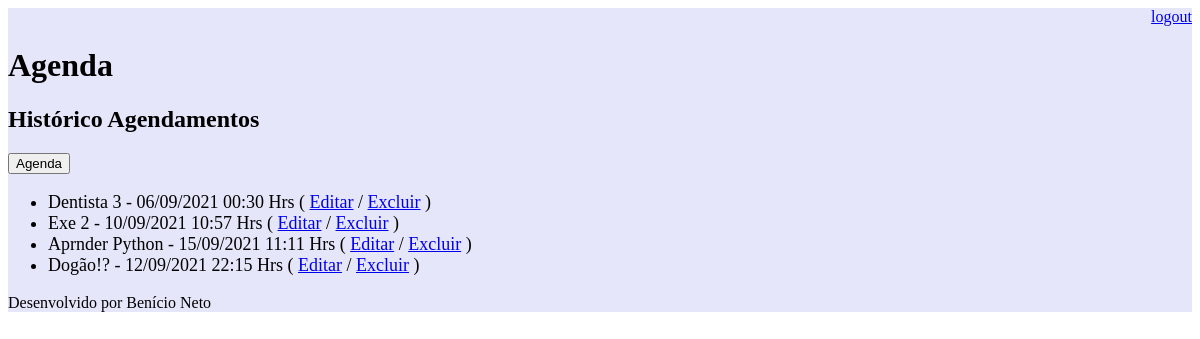
The page /historico-agenda/ (signed in) on the database as committed earlier.
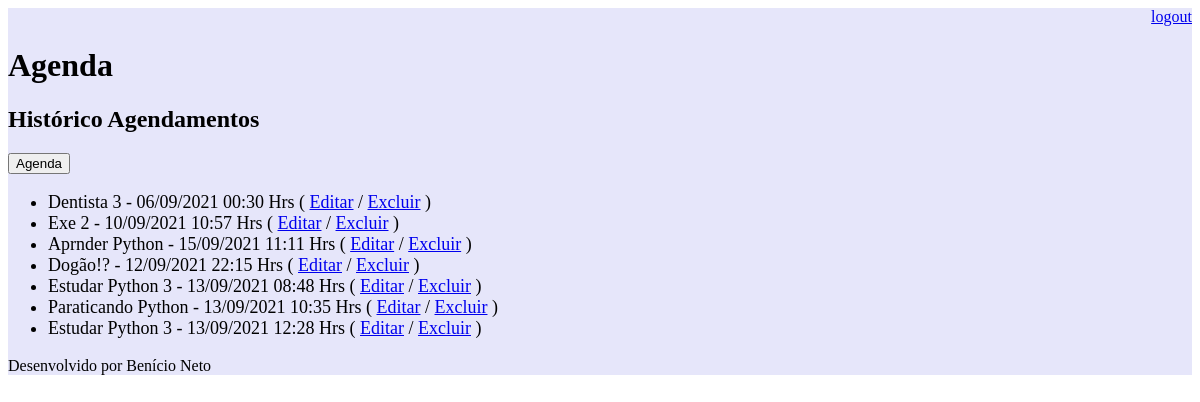
The same page on the database as committed later.
### core/models.py (models this page shows, shortened)
class Evento(models.Model):
    titulo = models.CharField(max_length=100)
    descricao = models.TextField(blank=True, null=True)
    data_evento = models.DateTimeField(verbose_name='Data do Evento')
    data_criacao = models.DateTimeField(auto_now=True, verbose_name='Data da Criação')
    local = models.TextField(blank=True, null=True)
    usuario = models.ForeignKey(User, on_delete=models.CASCADE)
    class Meta:
        db_table = 'evento'
    def get_data_evento(self):
        return self.data_evento.strftime('%d/%m/%Y %H:%M Hrs')

### core/views.py (the view)
# urls.py: path('historico-agenda/', views.historico_evento),
@login_required(login_url='/login/')
def historico_evento(request):
    usuario = request.user
    data_atual = datetime.now() - timedelta(hours=1)
    evento = Evento.objects.filter(usuario=usuario,
                                   data_evento__lt=data_atual)
    dados = {'eventos': evento}
    return render(request, 'historico-agenda.html', dados)

### templates/historico-agenda.html
{% extends "model-page.html" %}
{% block content %}
    <h2>Histórico Agendamentos</h2>
    <a href="/">
        <button type="button">Agenda</button>
    </a>
    <ul style="font-size: 18px">
    {% for evento in eventos %}
        <li>
            {{evento.titulo}} - {{evento.get_data_evento}}
            ( <a href="evento/?id={{ evento.id }}">Editar</a>
            / <a href="evento/delete/{{ evento.id }}">Excluir</a> )
        </li>
    {% endfor %}
    </ul>
{% endblock %}

Rows that differ between the two databases and show on the page:
added Evento: titulo "Estudar Python 3", get_data_evento "13/09/2021 08:48 Hrs"
added Evento: titulo "Paraticando Python", get_data_evento "13/09/2021 10:35 Hrs"
added Evento: titulo "Estudar Python 3", get_data_evento "13/09/2021 12:28 Hrs"
